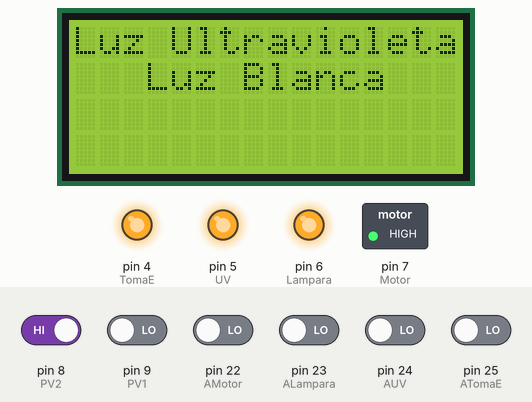
This sketch was run on a simulated Arduino Mega 2560, built with avr-gcc and run on an emulated ATmega2560. Shown: 16×4 character LCD, switched loads named in the sketch (green lamp = pin HIGH), output pins drawn as LEDs (lit = HIGH). Inputs (shaded band) come from the test bench; at power-on: pin 8 (PV2) HIGH, pin 9 (PV1), pin 22 (AMotor), pin 23 (ALampara), pin 24 (AUV), pin 25 (ATomaE) LOW.

Above: at 4.3 s.
4.4 s: pin 8 (PV2) driven LOW
At 5.3 s:
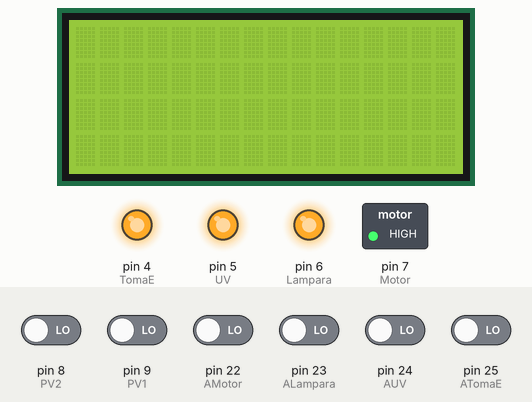
7.4 s: pin 9 (PV1) driven HIGH
At 8.6 s:
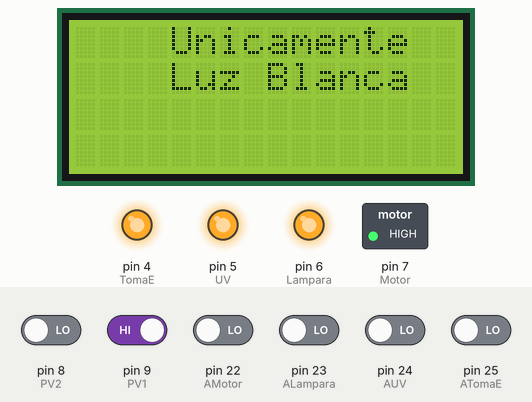
8.9 s: pin 8 (PV2) driven HIGH
11.9 s: pin 22 (AMotor) driven HIGH
At 12.17 s:
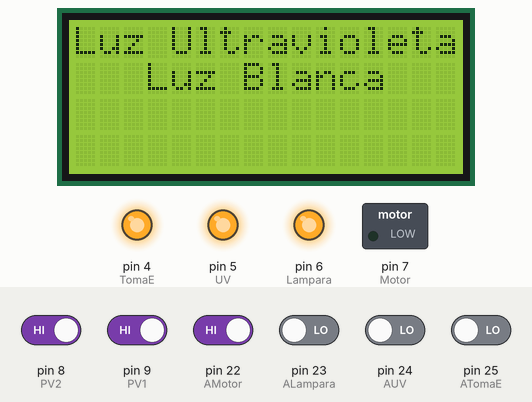
14.2 s: pin 22 (AMotor) driven LOW
At 14.84 s:
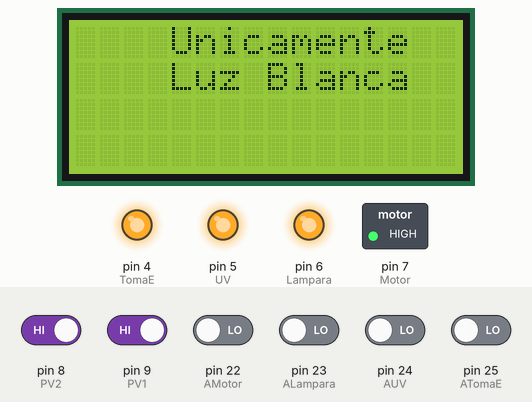
17.2 s: pin 23 (ALampara) driven HIGH
At 17.55 s:
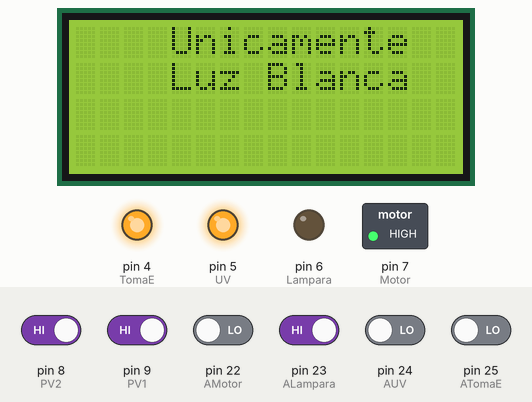
Timing chart, 0 to 20.6 s (numbered marks = the images above; inputs shaded):
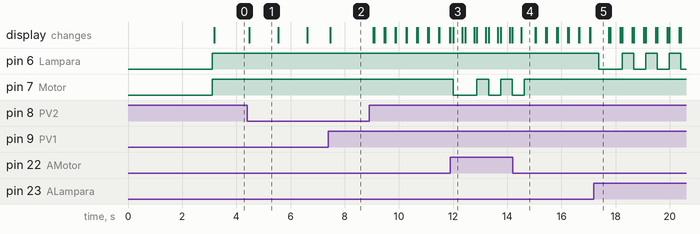

The sketch:

CabinaBasico.ino
```cpp
#include  <Wire.h>
#include  <LiquidCrystal_I2C.h>
#define pin_sensor A5// pin sensor MAF
float adc;// variable paraobtener lectura del sensor
boolean stparpadeo = true;
unsigned long tiempoAnterior = 0, tiempoActual = 0; // variables para el parpadeo de mensaje de la posicion del vidrio
int limpiarlcd = 0 , ecribirlcd = 0, limpventAR = 0, limpventAba; // variable para el refresco de la pantalla LCD 20x04
int Up = 13 , Down = 12, Right = 10, Left = 11;//Pines para los pulsadores
int arriba, abajo, derecha, izquierda;//Flehas panel frontal
int Motor = 7, Lampara = 6, UV = 5, TomaE = 4;//PinesPotencia
int CMotor = 0, CLampara = 0, CUV = 0, CTomaE = 0;//Lectura para activar Potencia
int AMotor = 22, ALampara = 23, AUV = 24, ATomaE = 25;//Entradas pulsadores para control potencia
int PV1 = 9, PV2 = 8; // Posicion de la ventana
int encender = 1, estadoM, estadoL, estadoUV, estadoT, VentAr = 0, VentAba = 0;
// Constructor de la librería de LCD 20x04
// Aqui se configuran los pines asignados a la pantalla del PCF8574
LiquidCrystal_I2C lcd(0x27, 2, 1, 0, 4, 5, 6, 7, 3, POSITIVE);

void setup()
{
  //Configuracion inical LCD 20x4
  lcd.begin(16, 4);
  lcd.setCursor(4, 0);
  lcd.print("JP InGlobal");
  lcd.setCursor(0, 1);
  lcd.print("Cabina Seguridad Bio");
  lcd.setCursor(9, 2);
  lcd.print("Clase 2");
  lcd.setCursor(9, 3);
  lcd.print("Tipo A2");
  delay(3000);
  lcd.clear();

  //Potencia
  pinMode(AMotor, INPUT);
  pinMode(ALampara, INPUT);
  pinMode(AUV, INPUT);
  pinMode(ATomaE, INPUT);
  //pines para activar el modulo SSR
  pinMode(Motor, OUTPUT);
  pinMode(Lampara, OUTPUT);
  pinMode(UV, OUTPUT);
  pinMode(TomaE, OUTPUT);
  //estado incial para logica inversa modulos SSR
  digitalWrite(Motor, HIGH);
  digitalWrite(Lampara, HIGH);
  digitalWrite(UV, HIGH);
  digitalWrite(TomaE, HIGH);
  //Pos Ventana sensado de posicion
  pinMode(PV1, INPUT);
  pinMode(PV2, INPUT);
}

void loop()
{
  //Control Partes de potencia
  CMotor = digitalRead(AMotor);
  CLampara = digitalRead(ALampara);
  CTomaE = digitalRead(ATomaE);
  CUV = digitalRead(AUV);
  //lectura pocision ventana
  VentAr = digitalRead(PV1);
  VentAba = digitalRead(PV2);
  //activar motor
  if (CMotor == HIGH) {
    digitalWrite(Motor, LOW);
  }
  if (estadoM > 1) {
    digitalWrite(Motor, HIGH);
    estadoM = 0;
  }
  if (CMotor == HIGH) {
    estadoM++;
    delay(300);
    lcd.clear();
  }
  //activar Toma Electrica
  if (CTomaE == HIGH) {
    digitalWrite(TomaE, LOW);
  }
  if (estadoT > 1) {
    digitalWrite(TomaE, HIGH);
    estadoT = 0;
  }
  if (CTomaE == HIGH) {
    estadoT++;
    delay(300);
  }
  //pos ventana
  if (VentAba == LOW && VentAr == LOW) {
    digitalWrite(UV, HIGH);
    digitalWrite(Lampara, HIGH);
    limpiarlcd = 1;
    limpiarlcd = 0;
    if (limpiarlcd == 1) {
      lcd.clear();
      delay(200);
      limpiarlcd = 0;
    }
    else {
      if ((millis() >= 1000 + tiempoActual) && stparpadeo == true) {
        stparpadeo = false;
        lcd.setCursor(0, 0);
        lcd.print("     ALERTA       ");
        lcd.setCursor(0, 1);
        lcd.print("Ubique el Vidrio");
        lcd.setCursor(0, 2);
        lcd.print("                  ");
        lcd.setCursor(0, 3);
        lcd.print("                  ");
        lcd.clear();
        tiempoAnterior = millis();
      }
      if ((millis() >= 1000 + tiempoAnterior) && stparpadeo == false) {
        stparpadeo = true;
        lcd.setCursor(0, 0);
        lcd.print("     ALERTA       ");
        lcd.setCursor(0, 1);
        lcd.print("Ubique el Vidrio");
        lcd.setCursor(0, 2);
        lcd.print("                  ");
        lcd.setCursor(0, 3);
        lcd.print("                  ");
        tiempoActual = millis();
        limpiarlcd = 0;
      }
    }
  }
  if (VentAr == HIGH) {  // pos ventana arriba control lampara normal
    //activar lampara
    limpventAR = 1;
    limpventAR = 0;
    if (limpventAR == 1) {
      lcd.clear();
      delay(200);
      limpventAR = 0;
    } else {
      lcd.setCursor(0, 0);
      lcd.print("    Unicamente    ");
      lcd.setCursor(0, 1);
      lcd.print("    Luz Blanca    ");
      lcd.setCursor(0, 2);
      lcd.print("                  ");
      lcd.setCursor(0, 3);
      lcd.print("                  ");
    }
    if (CLampara == HIGH) {
      digitalWrite(Lampara, LOW);
    }
    if (estadoL > 1) {
      digitalWrite(Lampara, HIGH);
      estadoL = 0;
    }
    if (CLampara == HIGH) {
      estadoL++;
      delay(300);
    }
  }
  if (VentAba == HIGH) { //pos ventana abajo control lampara uv y normal
    //activar lampara
    limpventAba = 1;
    limpventAba = 0;
    if (limpventAba == 1) {
      lcd.clear();
      delay(200);
      limpventAba = 0;
    } else {
      lcd.setCursor(0, 0);
      lcd.print("Luz Ultravioleta ");
      lcd.setCursor(0, 1);
      lcd.print("   Luz Blanca   ");
      lcd.setCursor(0, 2);
      lcd.print("                ");
      lcd.setCursor(0, 3);
      lcd.print("                  ");
    }
    if (CUV == HIGH) {
      digitalWrite(UV, LOW);
    }
    if (estadoUV > 1) {
      digitalWrite(UV, HIGH);
      estadoUV = 0;
    }
    if (CUV == HIGH) {
      estadoUV++;
      delay(300);
    }
  }
}
```

Measured:
- after the input at 4.4 s, the display: changes after 0.08 s (image 1)
- after the input at 7.4 s, the display: changes after 0.07 s (image 2)
- after the input at 11.9 s, pin 7 (Motor): goes LOW 0.87 s, HIGH 0.44 s, LOW 0.44 s, HIGH 0.44 s, then LOW, starting after 0.10 s
- after the input at 14.2 s, pin 7 (Motor): goes on until 14.6 s, then stays HIGH
- after the input at 17.2 s, pin 6 (Lampara): HIGH → LOW after 0.17 s, then repeats every 0.87 s: HIGH 0.43 s, LOW 0.43 s
- what the display in image 1 shows lasts 1.0 s, from 4.5 s to 5.5 s
- what the display in image 4 shows lasts 0.5 s, from 14.5 s to 15.0 s
